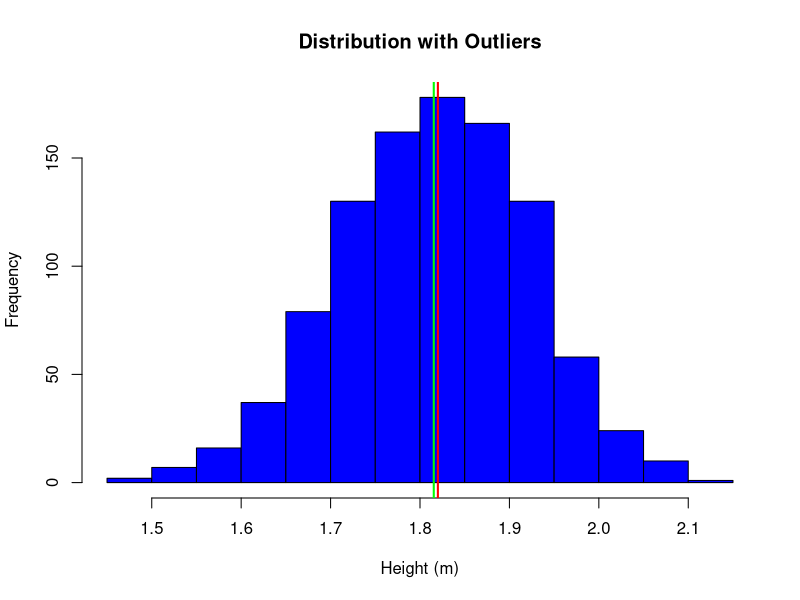
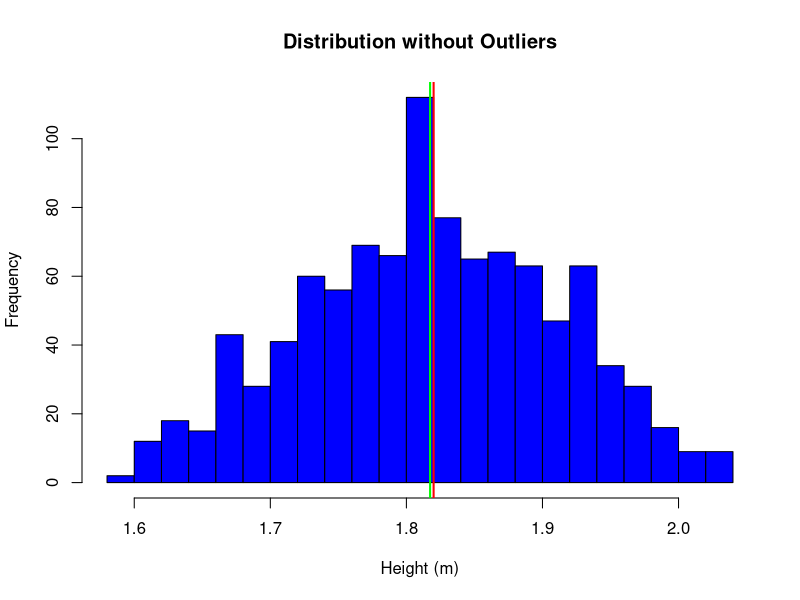

Source code (R) for these figures, in order:
set.seed(140)
n <- 1000
mu <- 1.82
sigma <- 0.1
outlier_frac <- 0.1

# Generate normally distributed data with an outlier
data_with_outliers <- c(rnorm(n * (1 - outlier_frac), mean = mu, sd = sigma), rnorm(n * outlier_frac, mean = mu + rnorm(1, mean = 0, sd = 0.5), sd = sigma))


# Identify the outlier using the median absolute deviation (MAD) method
mad <- median(abs(data_with_outliers - median(data_with_outliers)))
outlier <- which(abs(data_with_outliers - median(data_with_outliers)) > 3 * mad)

# Replace the outliers with the median of the data
data_without_outliers <- data_with_outliers
data_without_outliers[outlier] <- median(data_with_outliers)



# Perform one-sample t-tests on the data with and without outliers
t_with_outliers <- t.test(data_with_outliers, mu = mu)
t_without_outliers <- t.test(data_without_outliers, mu = mu)

# Extract the p-values from the t-tests
p_with_outliers <- t_with_outliers$p.value
p_without_outliers <- t_without_outliers$p.value





# Compute the mean and standard deviation of the data with outliers
mean_with_outliers <- mean(data_with_outliers)
sd_with_outliers <- sd(data_with_outliers)

# Compute the mean and standard deviation of the data without outliers
mean_without_outliers <- mean(data_without_outliers)
sd_without_outliers <- sd(data_without_outliers)

# Plot the data with outliers
hist(data_with_outliers, breaks = 20, col = "blue", xlab = "Height (m)", main = "Distribution with Outliers")

# Add a vertical line for the true mean
abline(v = mu, col = "red", lwd = 2)

# Add a vertical line for the mean with outliers
abline(v = mean_with_outliers, col = "green", lwd = 2)

# Plot the data without outliers
hist(data_without_outliers, breaks = 20, col = "blue", xlab = "Height (m)", main = "Distribution without Outliers")

# Add a vertical line for the true mean
abline(v = mu, col = "red", lwd = 2)

# Add a vertical line for the mean without outliers
abline(v = mean_without_outliers, col = "green", lwd = 2)







# Print the results
cat("P-value of one-sample t-test with outliers:", p_with_outliers, "\n")
cat("P-value of one-sample t-test without outliers:", p_without_outliers, "\n")

# Test for statistical significance
if (p_without_outliers < 0.05 & p_with_outliers >= 0.05) {
  cat("Removing the outliers leads to a statistically significant difference in the mean height.\n")
} else {
  cat("Removing the outliers does not lead to a statistically significant difference in the mean height.\n")
}
